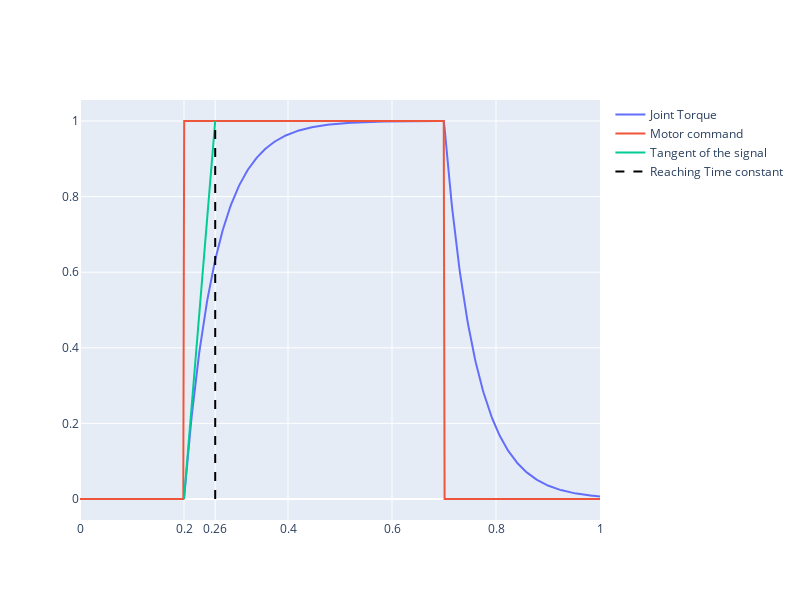

The cell this chart's notebook holds for it:
### Markdown cell above
# First order muscle

### Code cell
def dottau(tau,t,u,test):
    return (u(t) - tau)/0.06



# We want to evaluate the system on 30 linearly
# spaced times between t=0 and t=3.
def u(t):
    if t > 0.2 and t < 0.7:
        return 1
    return 0
t = np.linspace(0, 1, 600)
my_u = np.zeros(600)
for i in range(600):
    my_u[i] = u(t[i])


# We simulate the system for different values of k.
    # We simulate the system and evaluate $v$ on the
    # given times.
v = scipy.integrate.odeint(dottau, [0,0], t,args=(u,0))
print(v.shape)
u = v[:,0]
tau = v[:,1]

    # We plot the particle's trajectory.
fig = go.Figure()
fig.add_trace(go.Scatter(x=t, y=tau.reshape(600),
                    mode='lines',
                    name='Joint Torque'))
fig.add_trace(go.Scatter(x=t, y=my_u,
                    mode='lines',
                    name='Motor command'))
fig.add_trace(go.Scatter(x=np.linspace(0.2, 0.26, 600), y=np.linspace(0, 1, 600),
                    mode='lines',
                    name='Tangent of the signal'))
fig.add_trace(go.Scatter(x=np.ones(600)*0.26, y=np.linspace(0, 1, 600),
                    mode='lines',
                    name='Reaching Time constant',line=dict(dash='dash',color = 'black')),)
fig.update_layout(
    width=800,  # width in pixels
    height=600,
    xaxis=dict(
        tickmode='array',
        tickvals=[0, 0.2,0.26, 0.4, 0.6, 0.8, 1],  # Specify the tick labels
    )  # height in pixels
)
fig.show()

### Figure 1 — Plotly figure (JSON) as saved in the notebook; plotly's stock layout.template omitted (floating-point values rounded to 4 significant figures; data arrays with more than 128 entries replaced by an {"elided": "..."} marker saying what was removed)
{"data": [{"mode": "lines", "name": "Joint Torque", "type": "scatter", "x": {"elided": "600 float values"}, "y": {"elided": "600 float values"}}, {"mode": "lines", "name": "Motor command", "type": "scatter", "x": {"elided": "600 float values"}, "y": {"elided": "600 int values"}}, {"mode": "lines", "name": "Tangent of the signal", "type": "scatter", "x": {"elided": "600 float values"}, "y": {"elided": "600 float values"}}, {"line": {"color": "black", "dash": "dash"}, "mode": "lines", "name": "Reaching Time constant", "type": "scatter", "x": {"elided": "600 float values"}, "y": {"elided": "600 float values"}}], "layout": {"height": 600, "width": 800, "xaxis": {"tickmode": "array", "tickvals": [0, 0.2, 0.26, 0.4, 0.6, 0.8, 1]}}}
